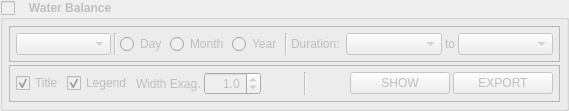
            <widget class="QGroupBox" name="groupBox_std">
             <property name="enabled">
              <bool>false</bool>
             </property>
             <property name="font">
              <font>
               <weight>75</weight>
               <bold>true</bold>
              </font>
             </property>
             <property name="title">
              <string>   Water Balance</string>
             </property>
             <property name="checkable">
              <bool>true</bool>
             </property>
             <property name="checked">
              <bool>false</bool>
             </property>
             <layout class="QVBoxLayout" name="verticalLayout_22">
              <property name="spacing">
               <number>3</number>
              </property>
              <property name="leftMargin">
               <number>6</number>
              </property>
              <property name="topMargin">
               <number>6</number>
              </property>
              <property name="rightMargin">
               <number>6</number>
              </property>
              <property name="bottomMargin">
               <number>6</number>
              </property>
              <item>
               <widget class="QFrame" name="frame_15">
                <property name="frameShape">
                 <enum>QFrame::StyledPanel</enum>
                </property>
                <property name="frameShadow">
                 <enum>QFrame::Raised</enum>
                </property>
                <layout class="QHBoxLayout" name="horizontalLayout_17">
                 <property name="spacing">
                  <number>3</number>
                 </property>
                 <property name="leftMargin">
                  <number>6</number>
                 </property>
                 <property name="topMargin">
                  <number>6</number>
                 </property>
                 <property name="rightMargin">
                  <number>6</number>
                 </property>
                 <property name="bottomMargin">
                  <number>6</number>
                 </property>
                 <item>
                  <widget class="QComboBox" name="comboBox_dws_files"/>
                 </item>
                 <item>
                  <widget class="Line" name="line_19">
                   <property name="orientation">
                    <enum>Qt::Vertical</enum>
                   </property>
                  </widget>
                 </item>
                 <item>
                  <widget class="QRadioButton" name="radioButton_std_day">
                   <property name="sizePolicy">
                    <sizepolicy hsizetype="Fixed" vsizetype="Fixed">
                     <horstretch>0</horstretch>
                     <verstretch>0</verstretch>
                    </sizepolicy>
                   </property>
                   <property name="font">
                    <font>
                     <weight>50</weight>
                     <bold>false</bold>
                    </font>
                   </property>
                   <property name="text">
                    <string>Day</string>
                   </property>
                  </widget>
                 </item>
                 <item>
                  <widget class="QRadioButton" name="radioButton_std_month">
                   <property name="sizePolicy">
                    <sizepolicy hsizetype="Fixed" vsizetype="Fixed">
                     <horstretch>0</horstretch>
                     <verstretch>0</verstretch>
                    </sizepolicy>
                   </property>
                   <property name="font">
                    <font>
                     <weight>50</weight>
                     <bold>false</bold>
                    </font>
                   </property>
                   <property name="text">
                    <string>Month</string>
                   </property>
                  </widget>
                 </item>
                 <item>
                  <widget class="QRadioButton" name="radioButton_std_year">
                   <property name="sizePolicy">
                    <sizepolicy hsizetype="Fixed" vsizetype="Fixed">
                     <horstretch>0</horstretch>
                     <verstretch>0</verstretch>
                    </sizepolicy>
                   </property>
                   <property name="font">
                    <font>
                     <weight>50</weight>
                     <bold>false</bold>
                    </font>
                   </property>
                   <property name="text">
                    <string>Year</string>
                   </property>
                  </widget>
                 </item>
                 <item>
                  <widget class="Line" name="line_13">
                   <property name="orientation">
                    <enum>Qt::Vertical</enum>
                   </property>
                  </widget>
                 </item>
                 <item>
                  <widget class="QLabel" name="label_63">
                   <property name="sizePolicy">
                    <sizepolicy hsizetype="Fixed" vsizetype="Preferred">
                     <horstretch>0</horstretch>
                     <verstretch>0</verstretch>
                    </sizepolicy>
                   </property>
                   <property name="font">
                    <font>
                     <weight>50</weight>
                     <bold>false</bold>
                    </font>
                   </property>
                   <property name="text">
                    <string>Duration: </string>
                   </property>
                  </widget>
                 </item>
                 <item>
                  <widget class="QComboBox" name="comboBox_std_sdate"/>
                 </item>
                 <item>
                  <widget class="QLabel" name="label_64">
                   <property name="sizePolicy">
                    <sizepolicy hsizetype="Fixed" vsizetype="Preferred">
                     <horstretch>0</horstretch>
                     <verstretch>0</verstretch>
                    </sizepolicy>
                   </property>
                   <property name="font">
                    <font>
                     <weight>50</weight>
                     <bold>false</bold>
                    </font>
                   </property>
                   <property name="text">
                    <string>to</string>
                   </property>
                  </widget>
                 </item>
                 <item>
                  <widget class="QComboBox" name="comboBox_std_edate">
                   <property name="font">
                    <font>
                     <weight>50</weight>
                     <bold>false</bold>
                    </font>
                   </property>
                  </widget>
                 </item>
                </layout>
               </widget>
              </item>
              <item>
               <widget class="QFrame" name="frame_16">
                <property name="frameShape">
                 <enum>QFrame::StyledPanel</enum>
                </property>
                <property name="frameShadow">
                 <enum>QFrame::Raised</enum>
                </property>
                <layout class="QHBoxLayout" name="horizontalLayout_46">
                 <property name="spacing">
                  <number>3</number>
                 </property>
                 <property name="leftMargin">
                  <number>6</number>
                 </property>
                 <property name="topMargin">
                  <number>6</number>
                 </property>
                 <property name="rightMargin">
                  <number>6</number>
                 </property>
                 <property name="bottomMargin">
                  <number>6</number>
                 </property>
                 <item>
                  <widget class="QCheckBox" name="checkBox_std_title">
                   <property name="font">
                    <font>
                     <weight>50</weight>
                     <bold>false</bold>
                    </font>
                   </property>
                   <property name="text">
                    <string>Title</string>
                   </property>
                   <property name="checked">
                    <bool>true</bool>
                   </property>
                  </widget>
                 </item>
                 <item>
                  <widget class="QCheckBox" name="checkBox_std_legend">
                   <property name="font">
                    <font>
                     <weight>50</weight>
                     <bold>false</bold>
                    </font>
                   </property>
                   <property name="text">
                    <string>Legend</string>
                   </property>
                   <property name="checked">
                    <bool>true</bool>
                   </property>
                  </widget>
                 </item>
                 <item>
                  <widget class="QLabel" name="label_65">
                   <property name="font">
                    <font>
                     <weight>50</weight>
                     <bold>false</bold>
                    </font>
                   </property>
                   <property name="text">
                    <string>Width Exag.</string>
                   </property>
                  </widget>
                 </item>
                 <item>
                  <widget class="QDoubleSpinBox" name="doubleSpinBox_std_w_exag">
                   <property name="font">
                    <font>
                     <weight>50</weight>
                     <bold>false</bold>
                    </font>
                   </property>
                   <property name="alignment">
                    <set>Qt::AlignRight|Qt::AlignTrailing|Qt::AlignVCenter</set>
                   </property>
                   <property name="decimals">
                    <number>1</number>
                   </property>
                   <property name="singleStep">
                    <double>0.100000000000000</double>
                   </property>
                   <property name="value">
                    <double>1.000000000000000</double>
                   </property>
                  </widget>
                 </item>
                 <item>
                  <spacer name="horizontalSpacer_21">
                   <property name="orientation">
                    <enum>Qt::Horizontal</enum>
                   </property>
                   <property name="sizeHint" stdset="0">
                    <size>
                     <width>40</width>
                     <height>20</height>
                    </size>
                   </property>
                  </spacer>
                 </item>
                 <item>
                  <widget class="Line" name="line_14">
                   <property name="orientation">
                    <enum>Qt::Vertical</enum>
                   </property>
                  </widget>
                 </item>
                 <item>
                  <spacer name="horizontalSpacer_20">
                   <property name="orientation">
                    <enum>Qt::Horizontal</enum>
                   </property>
                   <property name="sizeHint" stdset="0">
                    <size>
                     <width>40</width>
                     <height>20</height>
                    </size>
                   </property>
                  </spacer>
                 </item>
                 <item>
                  <widget class="QPushButton" name="pushButton_std_plot">
                   <property name="minimumSize">
                    <size>
                     <width>100</width>
                     <height>0</height>
                    </size>
                   </property>
                   <property name="font">
                    <font>
                     <weight>50</weight>
                     <bold>false</bold>
                    </font>
                   </property>
                   <property name="text">
                    <string>SHOW</string>
                   </property>
                  </widget>
                 </item>
                 <item>
                  <widget class="QPushButton" name="pushButton_std_export_wb">
                   <property name="minimumSize">
                    <size>
                     <width>100</width>
                     <height>0</height>
                    </size>
                   </property>
                   <property name="font">
                    <font>
                     <weight>50</weight>
                     <bold>false</bold>
                    </font>
                   </property>
                   <property name="text">
                    <string>EXPORT</string>
                   </property>
                  </widget>
                 </item>
                </layout>
               </widget>
              </item>
             </layout>
            </widget>
